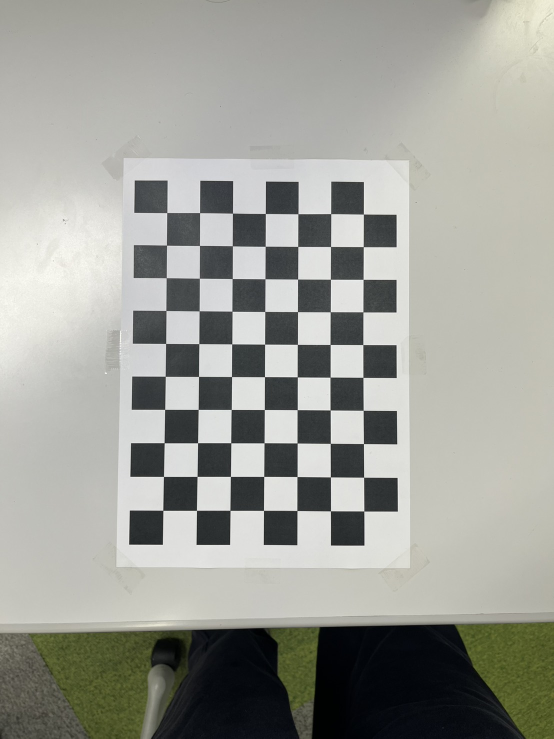
#> input picture visual-media-processing-1/dai3kai/images/Set_A_3/0.jpg, 1108 x 1477 px, given in place of calibration_checkerboard_04.jpg, which was not available (shown at 1/2 size)
$ python calibrate_checkerboard_centers.py
#> lines starting #> are read from the running program, lines starting #| are printed output that depends on the picture; after the words box and inside, x2 and y2 are one past the last pixel; in counts of white or black regions, pixels touching at a corner belong together; pictures that were not available may be replaced by others from this repository, and a replacement may not be noted
import csv
import glob
from pathlib import Path

import cv2
import numpy as np


IMAGE_SIZE = (3024, 4032)
SQUARE_SIZE_MM = 24.0
MODEL_ROWS = 8
ROW_COUNTS = [6, 5, 6, 5, 6, 5, 6, 5]


def model_points(variant=0):
    points = []
    for row, count in enumerate(ROW_COUNTS):
        xs = range(0, 11, 2) if count == 6 else range(1, 10, 2)
        for x in xs:
            points.append([float(x), float(row), 0.0])
    base = np.asarray(points, np.float32)
    xy = base[:, :2]
    transforms = [
        xy,
        np.column_stack([10.0 - xy[:, 0], xy[:, 1]]),
        np.column_stack([xy[:, 0], 7.0 - xy[:, 1]]),
        np.column_stack([10.0 - xy[:, 0], 7.0 - xy[:, 1]]),
        np.column_stack([xy[:, 1], xy[:, 0]]),
        np.column_stack([7.0 - xy[:, 1], xy[:, 0]]),
        np.column_stack([xy[:, 1], 10.0 - xy[:, 0]]),
        np.column_stack([7.0 - xy[:, 1], 10.0 - xy[:, 0]]),
    ]
    out = np.zeros_like(base)
    out[:, :2] = transforms[variant]
    return out * SQUARE_SIZE_MM


def detect_centers(path, threshold):
    image = cv2.imread(str(path))
    gray = cv2.cvtColor(image, cv2.COLOR_BGR2GRAY)
    small = cv2.resize(gray, (0, 0), fx=0.5, fy=0.5)
    blurred = cv2.GaussianBlur(small, (5, 5), 0)
    _, binary = cv2.threshold(blurred, threshold, 255, cv2.THRESH_BINARY_INV)
    contours, _ = cv2.findContours(binary, cv2.RETR_EXTERNAL, cv2.CHAIN_APPROX_SIMPLE)

    centers = []
    for contour in contours:
        area = cv2.contourArea(contour)
        x, y, w, h = cv2.boundingRect(contour)
        if w == 0 or h == 0:
            continue
        ratio = w / h
        rectangularity = area / (w * h)
        if not (500 < area < 80000 and 0.35 < ratio < 2.8 and rectangularity > 0.45):
            continue
        moments = cv2.moments(contour)
        if moments["m00"] == 0:
            continue
        centers.append([2.0 * moments["m10"] / moments["m00"], 2.0 * moments["m01"] / moments["m00"]])
    return np.asarray(centers, np.float32)


def order_center_candidates(points):
    if len(points) != 44:
        return []

    centered = points - points.mean(axis=0)
    _, _, vt = np.linalg.svd(centered, full_matrices=False)
    axes = [vt, vt[::-1]]
    candidates = []

    for axis in axes:
        for sign_u in (1, -1):
            for sign_v in (1, -1):
                basis = np.vstack([sign_u * axis[0], sign_v * axis[1]]).T
                projected = centered @ basis
                order = np.argsort(projected[:, 1])
                sorted_points = points[order]
                sorted_projected = projected[order]
                rows = []
                start = 0
                score = 0.0
                ok = True
                for count in ROW_COUNTS:
                    row_points = sorted_points[start : start + count]
                    row_projected = sorted_projected[start : start + count]
                    if len(row_points) != count:
                        ok = False
                        break
                    horizontal_order = np.argsort(row_projected[:, 0])
                    row_points = row_points[horizontal_order]
                    row_projected = row_projected[horizontal_order]
                    rows.append(row_points)
                    score += float(np.var(row_projected[:, 1]))
                    start += count
                if not ok:
                    continue
                ordered = np.vstack(rows).astype(np.float32)
                candidates.append((score, ordered))

    candidates.sort(key=lambda item: item[0])
    return [ordered for _, ordered in candidates[:4]]


def calibrate(label, image_specs):
    image_points = []
    used = []

    for filename, threshold in image_specs:
        centers = detect_centers(Path(filename), threshold)
        candidates = order_center_candidates(centers)
        if not candidates:
            continue
        image_points.append(candidates)
        used.append(filename)

    best = None
    from itertools import product

    for choices in product(range(4), repeat=len(image_points)):
        selected_image_points = [candidates[index] for candidates, index in zip(image_points, choices)]
        object_points = [model_points(0) for _ in selected_image_points]
        rms, camera_matrix, dist_coeffs, rvecs, tvecs = cv2.calibrateCamera(
            object_points, selected_image_points, IMAGE_SIZE, None, None
        )
        if best is None or rms < best[0]:
            best = (rms, camera_matrix, dist_coeffs, rvecs, tvecs, object_points, selected_image_points, choices)

    rms, camera_matrix, dist_coeffs, rvecs, tvecs, object_points, selected_image_points, choices = best

    per_view = []
    for objp, imgp, rvec, tvec in zip(object_points, selected_image_points, rvecs, tvecs):
        projected, _ = cv2.projectPoints(objp, rvec, tvec, camera_matrix, dist_coeffs)
        error = cv2.norm(imgp, projected.reshape(-1, 2), cv2.NORM_L2) / len(projected)
        per_view.append(float(error))

    return {
        "label": label,
        "used_images": used,
        "rms": float(rms),
        "camera_matrix": camera_matrix,
        "dist_coeffs": dist_coeffs.ravel(),
        "mean_error": float(np.mean(per_view)),
        "per_view_errors": per_view,
        "variant": "-".join(str(choice) for choice in choices),
    }


def main():
    sets = {
        "set_a_frontal": [
            ("calibration_checkerboard_04.jpg", 100),
            ("calibration_checkerboard_09.jpg", 70),
            ("calibration_checkerboard_16.jpg", 100),
        ],
        "set_b_oblique": [
            ("calibration_checkerboard_02.jpg", 80),
            ("calibration_checkerboard_07.jpg", 90),
            ("calibration_checkerboard_11.jpg", 60),
            ("calibration_checkerboard_13.jpg", 60),
        ],
        "set_c_mixed": [
            ("calibration_checkerboard_13.jpg", 60),
            ("calibration_checkerboard_14.jpg", 140),
            ("calibration_checkerboard_15.jpg", 130),
        ],
    }

    results = [calibrate(label, specs) for label, specs in sets.items()]
#> in detect_centers, image is the input picture: shape (1477, 1108, 3); mean B, G, R 151.4, 158.2, 157.2
#> in detect_centers, `gray = cv2.cvtColor(image, cv2.COLOR_BGR2GRAY)`:
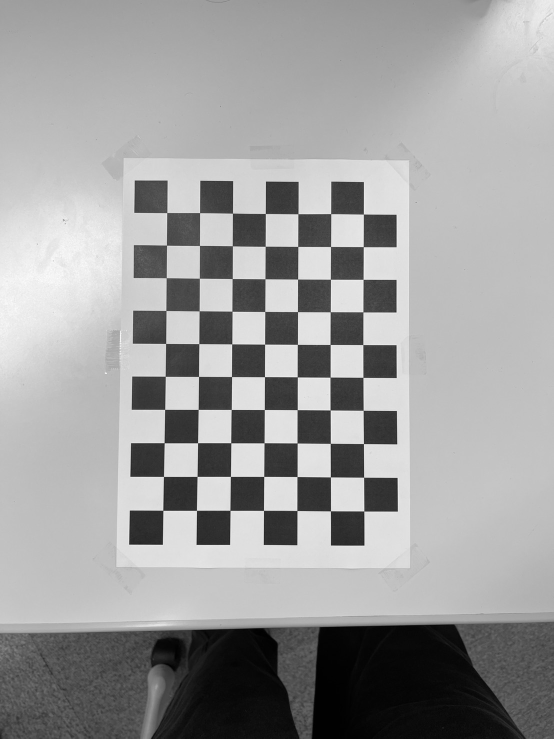
#> gray: shape (1477, 1108) (shown at 1/2 size); min 0, max 255, mean 157.2
#> in detect_centers, `small = cv2.resize(gray, (0, 0), fx=0.5, fy=0.5)`:
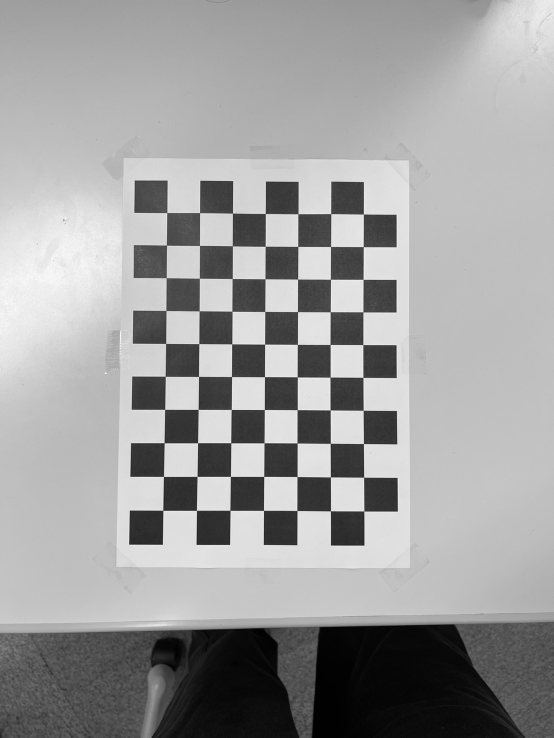
#> small: shape (738, 554); min 0, max 251, mean 157.4
#> in detect_centers, `_, binary = cv2.threshold(blurred, threshold, 255, cv2.THRESH_BINARY_I..`:
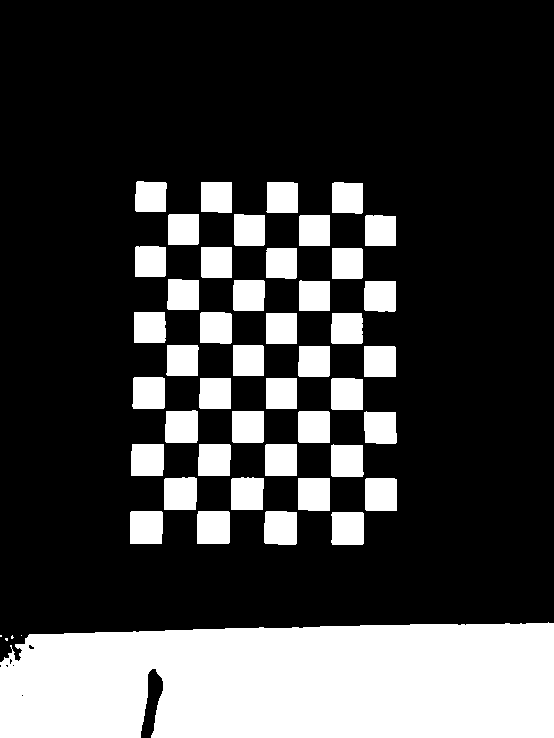
#> binary: shape (738, 554); 25.3% white; 49 white regions (4 under 20 px)
#> in detect_centers, `contours, _ = cv2.findContours(binary, cv2.RETR_EXTERNAL, cv2.CHAIN_AP..`: contours = 49 contours, 4 with area under 20; largest, box (x1, y1, x2, y2) and area: (0, 622, 554, 738) 58870, (197, 511, 230, 544) 1020, (264, 511, 297, 545) 1020, (130, 511, 163, 544) 1014, (331, 512, 364, 545) 996
#> the loop in detect_centers, `for contour in contours:` made 49 passes
#> (area, x, y, w, h, ratio, rectangularity) on passes 5 to 16: (58870, 0, 622, 554, 116, 4.78, 0.916), (996, 331, 512, 33, 33, 1, 0.915), (1020, 264, 511, 33, 34, 0.971, 0.909), (1020.5, 197, 511, 33, 33, 1, 0.937), (1013.5, 130, 511, 33, 33, 1, 0.931), (989.5, 365, 478, 32, 33, 0.97, 0.937), (982.5, 298, 478, 32, 33, 0.97, 0.93), (978, 231, 477, 33, 33, 1, 0.898), (994, 164, 477, 33, 33, 1, 0.913), (964.5, 331, 444, 33, 33, 1, 0.886), (960.5, 265, 444, 32, 32, 1, 0.938), (963.5, 198, 444, 33, 32, 1.03, 0.912)
#> (contour, area, x, y, w, h, ratio, rectangularity) on passes 23, 31: ([[266, 378], [266, 408], [296, 408], [296, 378]], 900, 266, 378, 31, 31, 1, 0.937), ([[266, 313], [266, 343], [296, 343], [296, 313]], 900, 266, 313, 31, 31, 1, 0.937)
#> after the loop in detect_centers, `for contour in contours:`: centers = 44 pairs, first value 291.7 to 761, second value 392.8 to 1056
#> in order_center_candidates, `centered = points - points.mean(axis=0)`: centered = 44 pairs, first value -233.9 to 235.4, second value -329.5 to 333.7
#> in order_center_candidates, `_, _, vt = np.linalg.svd(centered, full_matrices=False)`: vt = [[0.00692, -1], [1, 0.00692]]
#> in order_center_candidates, `axes = [vt, vt[::-1]]`: axes = [[[0.00692, -1], [1, 0.00692]], [[1, 0.00692], [0.00692, -1]]]
#> the loop in order_center_candidates, `for axis in axes:` made 2 passes
#> axis on passes 1 to 2: [[0.00692, -1], [1, 0.00692]], [[1, 0.00692], [0.00692, -1]]
#> after the loop in order_center_candidates, `for axis in axes:`: candidates = 8 items
#> in calibrate, `candidates = order_center_candidates(centers)`: candidates = 4 point arrays, longest 44 points
#> pass 2 of the loop in calibrate, `for filename, threshold in image_specs:`:
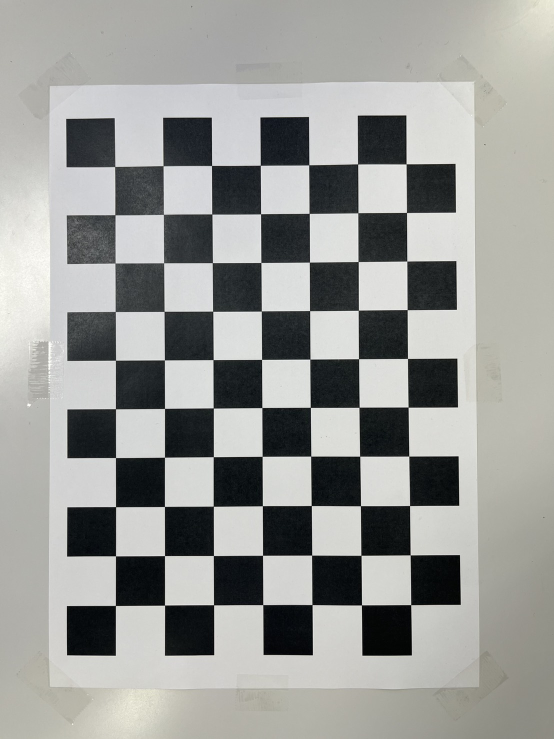
#> input picture visual-media-processing-1/dai3kai/images/Set_A_3/1.jpg, 1108 x 1477 px, given in place of calibration_checkerboard_09.jpg, which was not available (shown at 1/2 size)
#> in detect_centers, image is the input picture: shape (1477, 1108, 3); mean B, G, R 151.2, 154.2, 153.1
#> in detect_centers (call 2), `small = cv2.resize(gray, (0, 0), fx=0.5, fy=0.5)`:
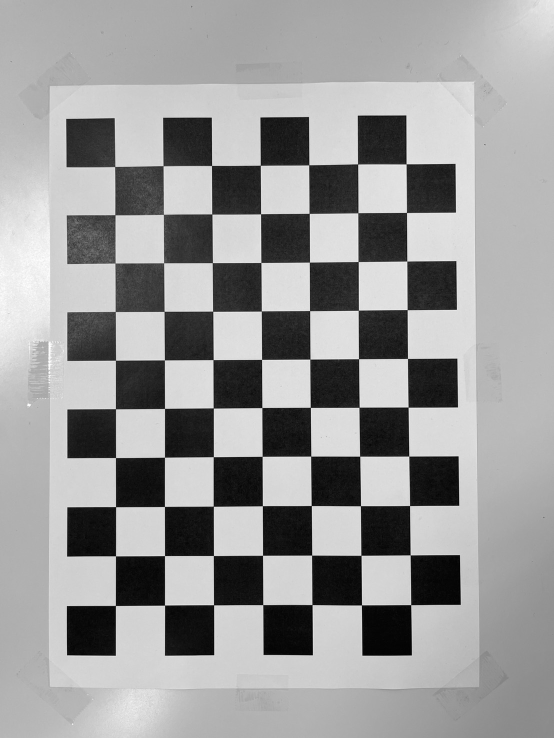
#> small: shape (738, 554); min 2, max 255, mean 153.7
#> in detect_centers (call 2), `_, binary = cv2.threshold(blurred, threshold, 255, cv2.THRESH_BINARY_I..`:
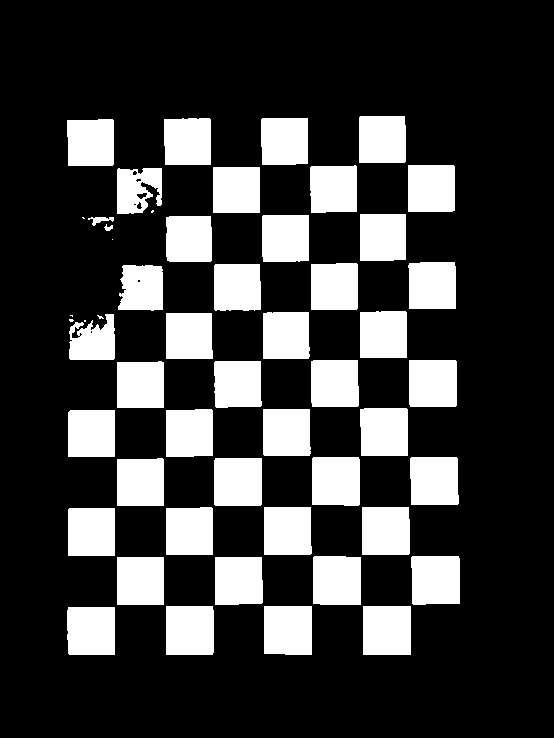
#> binary: shape (738, 554); 23% white; 52 white regions (7 under 20 px)
#> contours = 52 contours, 7 with area under 20; largest, box (x1, y1, x2, y2) and area: (363, 606, 411, 655) 2256, (166, 606, 214, 655) 2251, (264, 606, 312, 655) 2236, (313, 556, 361, 605) 2234, (411, 556, 460, 605) 2232
#> the loop in detect_centers (call 2), `for contour in contours:` made 52 passes
#> (area, x, y, w, h, ratio, rectangularity) on passes 1, 3, 4, 5, 7, 8, 9, 10: (2188.5, 67, 607, 48, 48, 1, 0.95), (2235.5, 264, 606, 48, 49, 0.98, 0.95), (2251, 166, 606, 48, 49, 0.98, 0.957), (2162.5, 215, 557, 48, 48, 1, 0.939), (2231.5, 411, 556, 49, 49, 1, 0.929), (2234.5, 313, 556, 48, 49, 0.98, 0.95), (2161.5, 68, 508, 47, 48, 0.979, 0.958), (2197, 362, 507, 48, 48, 1, 0.954)
#> the loop in calibrate, `for choices in product(range(4), repeat=len(image_points)):` made 16 passes
#> choices on passes 1 to 12: (0, 0), (0, 1), (0, 2), (0, 3), (1, 0), (1, 1), (1, 2), (1, 3), (2, 0), (2, 1), (2, 2), (2, 3)
#> the loop in calibrate, `for objp, imgp, rvec, tvec in zip(object_points, selected_image_points..` made 2 passes
#> (rvec, tvec) on passes 1 to 2: ([2.02, 2.01, 0.167], [-553.6, -510.3, 7282.9]), ([2.41, 2.42, 0.0681], [-404.1, -372.3, 4927])

    with open("calibration_results.csv", "w", newline="", encoding="utf-8") as handle:
        writer = csv.writer(handle)
        writer.writerow(
            [
                "set",
                "num_images",
                "rms_px",
                "mean_reprojection_error_px",
                "fx",
                "fy",
                "cx",
                "cy",
                "k1",
                "k2",
                "p1",
                "p2",
                "k3",
                "images",
                "per_view_errors_px",
                "pattern_variant",
            ]
        )
        for result in results:
            matrix = result["camera_matrix"]
            dist = result["dist_coeffs"]
            writer.writerow(
                [
                    result["label"],
                    len(result["used_images"]),
                    f"{result['rms']:.6f}",
                    f"{result['mean_error']:.6f}",
                    f"{matrix[0, 0]:.6f}",
                    f"{matrix[1, 1]:.6f}",
                    f"{matrix[0, 2]:.6f}",
                    f"{matrix[1, 2]:.6f}",
                    f"{dist[0]:.8f}",
                    f"{dist[1]:.8f}",
                    f"{dist[2]:.8f}",
                    f"{dist[3]:.8f}",
                    f"{dist[4]:.8f}",
                    ";".join(result["used_images"]),
                    ";".join(f"{value:.6f}" for value in result["per_view_errors"]),
                    result["variant"],
                ]
            )

    for result in results:
        matrix = result["camera_matrix"]
        print(result["label"])
        print(" images:", ", ".join(result["used_images"]))
        print(" rms:", f"{result['rms']:.6f}", "mean:", f"{result['mean_error']:.6f}")
        print(matrix)
        print(result["dist_coeffs"])


if __name__ == "__main__":
#> (the run stopped early here; a loop or call above may not have finished)
